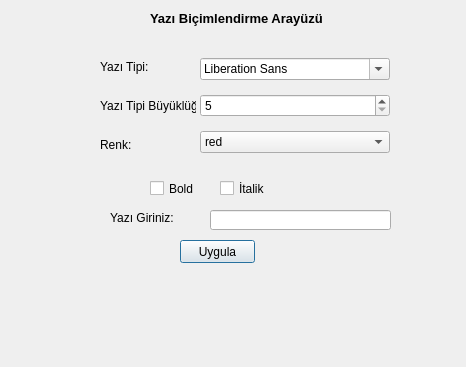
<?xml version="1.0" encoding="UTF-8"?>
<ui version="4.0">
 <class>Dialog</class>
 <widget class="QDialog" name="Dialog">
  <property name="geometry">
   <rect>
    <x>0</x>
    <y>0</y>
    <width>466</width>
    <height>367</height>
   </rect>
  </property>
  <property name="windowTitle">
   <string>Dialog</string>
  </property>
  <widget class="QLabel" name="label">
   <property name="geometry">
    <rect>
     <x>150</x>
     <y>10</y>
     <width>191</width>
     <height>16</height>
    </rect>
   </property>
   <property name="font">
    <font>
     <pointsize>10</pointsize>
     <weight>75</weight>
     <bold>true</bold>
    </font>
   </property>
   <property name="text">
    <string>Yazı Biçimlendirme Arayüzü</string>
   </property>
  </widget>
  <widget class="QCheckBox" name="checkBox_bold">
   <property name="geometry">
    <rect>
     <x>150</x>
     <y>180</y>
     <width>70</width>
     <height>17</height>
    </rect>
   </property>
   <property name="text">
    <string>Bold</string>
   </property>
  </widget>
  <widget class="QCheckBox" name="checkBox_italik">
   <property name="geometry">
    <rect>
     <x>220</x>
     <y>180</y>
     <width>70</width>
     <height>17</height>
    </rect>
   </property>
   <property name="text">
    <string>İtalik</string>
   </property>
  </widget>
  <widget class="QLabel" name="label_5">
   <property name="geometry">
    <rect>
     <x>110</x>
     <y>210</y>
     <width>91</width>
     <height>16</height>
    </rect>
   </property>
   <property name="text">
    <string>Yazı Giriniz:</string>
   </property>
  </widget>
  <widget class="QLineEdit" name="ln_yaz">
   <property name="geometry">
    <rect>
     <x>210</x>
     <y>210</y>
     <width>181</width>
     <height>20</height>
    </rect>
   </property>
  </widget>
  <widget class="QPushButton" name="btn_uygula">
   <property name="geometry">
    <rect>
     <x>180</x>
     <y>240</y>
     <width>75</width>
     <height>23</height>
    </rect>
   </property>
   <property name="text">
    <string>Uygula</string>
   </property>
  </widget>
  <widget class="QLabel" name="label_goster">
   <property name="enabled">
    <bool>false</bool>
   </property>
   <property name="geometry">
    <rect>
     <x>110</x>
     <y>280</y>
     <width>251</width>
     <height>71</height>
    </rect>
   </property>
   <property name="font">
    <font>
     <family>Vivaldi</family>
     <pointsize>22</pointsize>
     <italic>true</italic>
    </font>
   </property>
   <property name="text">
    <string/>
   </property>
  </widget>
  <widget class="QWidget" name="">
   <property name="geometry">
    <rect>
     <x>100</x>
     <y>50</y>
     <width>96</width>
     <height>111</height>
    </rect>
   </property>
   <layout class="QVBoxLayout" name="verticalLayout">
    <item>
     <widget class="QLabel" name="label_2">
      <property name="text">
       <string>Yazı Tipi:</string>
      </property>
     </widget>
    </item>
    <item>
     <widget class="QLabel" name="label_3">
      <property name="text">
       <string>Yazı Tipi Büyüklüğü:</string>
      </property>
     </widget>
    </item>
    <item>
     <widget class="QLabel" name="label_4">
      <property name="text">
       <string>Renk:</string>
      </property>
     </widget>
    </item>
   </layout>
  </widget>
  <widget class="QWidget" name="">
   <property name="geometry">
    <rect>
     <x>200</x>
     <y>50</y>
     <width>190</width>
     <height>111</height>
    </rect>
   </property>
   <layout class="QVBoxLayout" name="verticalLayout_2">
    <item>
     <widget class="QFontComboBox" name="fontComboBox"/>
    </item>
    <item>
     <widget class="QSpinBox" name="spinBox_fontsize">
      <property name="minimum">
       <number>5</number>
      </property>
     </widget>
    </item>
    <item>
     <widget class="QComboBox" name="comboBox_renk">
      <item>
       <property name="text">
        <string>red</string>
       </property>
      </item>
      <item>
       <property name="text">
        <string>green</string>
       </property>
      </item>
      <item>
       <property name="text">
        <string>blue</string>
       </property>
      </item>
      <item>
       <property name="text">
        <string>yellow</string>
       </property>
      </item>
      <item>
       <property name="text">
        <string>cyan</string>
       </property>
      </item>
      <item>
       <property name="text">
        <string>magenta</string>
       </property>
      </item>
     </widget>
    </item>
   </layout>
  </widget>
 </widget>
 <resources/>
 <connections/>
</ui>
